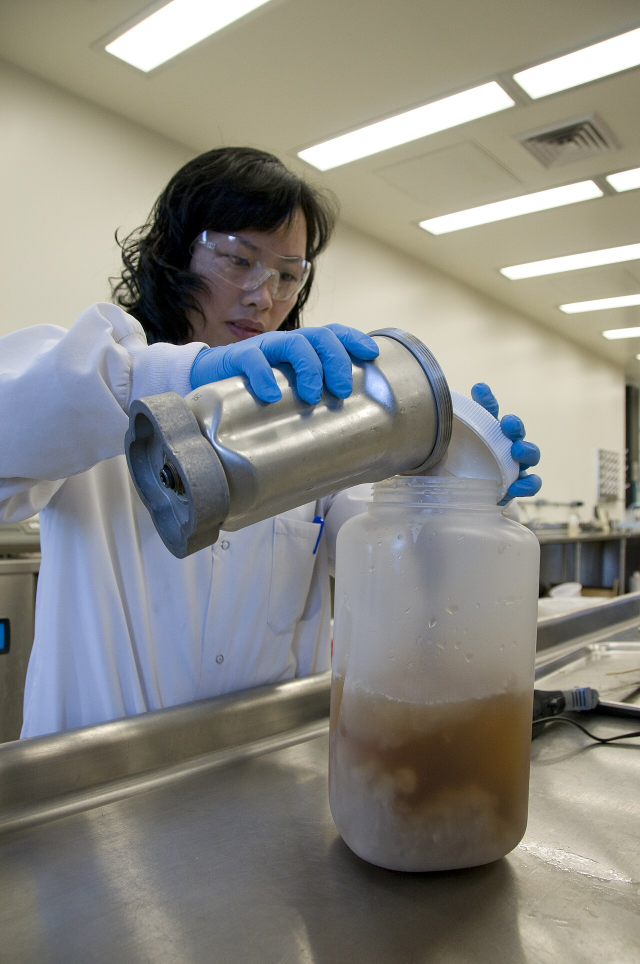
#> input picture data/test/t01_fda_lab_full_ppe.jpg, 1280 x 1927 px (shown at 1/2 size); its folder holds only this picture in this run
$ python screen_dirty_graphics.py --dir ../data/test
#> lines starting #> are read from the running program, lines starting #| are printed output that depends on the picture; after the words box and inside, x2 and y2 are one past the last pixel; in counts of white or black regions, pixels touching at a corner belong together
#!/usr/bin/env python
# -*- coding: utf-8 -*-
"""
screen_dirty_graphics.py —— 用图像特征自动筛查"非实拍脏图"（商品目录图/广告图/纯文字图）

背景：人工只看几何 flags 覆盖不到"商品图、广告图、报价单"这类域污染，
      这类图有明显统计特征，可以自动筛掉大部分，减少人工翻图量。

判据（基于 256x256 缩放后的 HSV / 局部方差 / 边缘密度）：
  1. graphic_white  商品目录图：白底占比高 + 大面积平坦区域
  2. graphic_color  广告图：单一色调占比高 + 大面积平坦区域
  3. blank_doc      纯文字/空白文档：白底占比极高 + 边缘极少

用法:
    python tools/screen_dirty_graphics.py --class mask                      # 干跑，只出清单
    python tools/screen_dirty_graphics.py --class mask --thumbs outputs/x  # 同时导出缩略图版
    python tools/screen_dirty_graphics.py --class mask --apply              # 生成剔除索引（配合 remove_bad_images.py）
"""
from __future__ import annotations

import argparse
import sys
from pathlib import Path

import cv2
import numpy as np

ROOT = Path(__file__).resolve().parent.parent
DS = ROOT / "data" / "lab_ppe"
NAMES = ["mask", "gloves", "lab_coat", "goggles"]


def imread_unicode(p: Path):
    """cv2.imread 不支持中文路径，用 imdecode 兜底。"""
    try:
        data = np.fromfile(str(p), dtype=np.uint8)
        return cv2.imdecode(data, cv2.IMREAD_COLOR)
    except Exception:
        return None


def image_stats(img) -> dict:
    small = cv2.resize(img, (256, 256), interpolation=cv2.INTER_AREA)
    hsv = cv2.cvtColor(small, cv2.COLOR_BGR2HSV)
    h = hsv[..., 0]
    s = hsv[..., 1].astype(np.float32) / 255.0
    v = hsv[..., 2].astype(np.float32) / 255.0

    near_white = (s < 0.18) & (v > 0.82)
    white_ratio = float(near_white.mean())

    sat = s > 0.40
    if sat.sum() > 50:
        hist = np.bincount((h[sat] // 30).astype(np.int32), minlength=6)
        dom_ratio = float(hist.max() / sat.sum())
    else:
        dom_ratio = 0.0

    gray = cv2.cvtColor(small, cv2.COLOR_BGR2GRAY).astype(np.float32)
    mu = cv2.blur(gray, (5, 5))
    mu2 = cv2.blur(gray * gray, (5, 5))
    var = np.clip(mu2 - mu * mu, 0, None)
    flat_ratio = float((var < 12).mean())

    edges = cv2.Canny(gray.astype(np.uint8), 80, 180)
    edge_ratio = float((edges > 0).mean())

    return dict(white=white_ratio, dom=dom_ratio, flat=flat_ratio, edge=edge_ratio)


def classify(st: dict) -> str | None:
    # 1. 商品目录图：白底占比很高 + 绝大部分区域平坦（排版图特征）
    if st["white"] > 0.50 and st["flat"] > 0.60:
        return "graphic_white"
    # 2. 广告/排版图：单色调主导且近乎全图平坦（照片必有纹理起伏，不会全平）
    if st["dom"] > 0.55 and st["flat"] > 0.62:
        return "graphic_color"
    # 3. 纯文字/空白文档
    if st["white"] > 0.45 and st["edge"] < 0.02:
        return "blank_doc"
    return None


def iter_labeled(cls_id: int, splits: list[str]):
    for sp in splits:
        for lp in sorted((DS / "labels" / sp).glob("*.txt")):
            lines = [l for l in lp.read_text(encoding="utf-8").splitlines() if l.strip()]
            if any(l.split()[0] in (str(cls_id), f"{cls_id}.0") for l in lines):
                yield sp, lp


def extra_stats(img) -> dict:
    """额外指标：亮度（域偏移参考）、彩色度（识黑白老照片）。"""
    small = cv2.resize(img, (256, 256), interpolation=cv2.INTER_AREA)
    v = cv2.cvtColor(small, cv2.COLOR_BGR2HSV)[..., 2].astype(np.float32) / 255.0
    b, g, r = small[..., 0].astype(np.float32), small[..., 1].astype(np.float32), small[..., 2].astype(np.float32)
    colorf = float((np.abs(r - g).mean() + np.abs(g - b).mean() + np.abs(r - b).mean()) / 3.0)
    return dict(bright=float(v.mean()), colorf=colorf)


def scan_raw(d: Path, tsv_out: Path | None) -> int:
    """裸目录模式：筛查一批**未标注**候选图（网页采集池、B1 自采原片等）。"""
    exts = {".jpg", ".jpeg", ".png", ".JPG", ".JPEG", ".PNG"}
    imgs = sorted(p for p in d.iterdir() if p.suffix.lower() in {e.lower() for e in exts})
    print(f"[筛查/裸目录] {d}")
    print(f"  受检图片 {len(imgs)} 张")

    rows, hits, unread = [], {}, []
    gray_like = []
    for p in imgs:
        img = imread_unicode(p)
#> in imread_unicode, returned value is the input picture: shape (1927, 1280, 3); mean B, G, R 129.7, 135.9, 137.1
        if img is None:
            unread.append(p.name)
            rows.append((p.name, 0, 0, 0.0, 0.0, 0.0, 0.0, 0.0, 0.0, "unreadable"))
            continue
        h, w = img.shape[:2]
        st = image_stats(img)
        ex = extra_stats(img)
        tag = classify(st)
        if tag is None and ex["colorf"] < 6.0:
            tag = "grayscale_like"
            gray_like.append(p.name)
        if tag:
            hits.setdefault(tag, []).append(p.name)
        rows.append((p.name, w, h, round(ex["bright"], 4), round(ex["colorf"], 3),
                     round(st["white"], 4), round(st["dom"], 4),
                     round(st["flat"], 4), round(st["edge"], 4), tag or "ok"))

    for tag, files in sorted(hits.items()):
        print(f"  {tag}: {len(files)} 张")
    n_hit = sum(len(v) for v in hits.values())
    print(f"  合计可疑 {n_hit} 张（{n_hit/max(len(imgs),1):.1%}）")
    if unread:
        print(f"  无法读取 {len(unread)} 张")

    if tsv_out:
        tsv_out.parent.mkdir(parents=True, exist_ok=True)
        hdr = ["name", "width", "height", "bright", "colorf",
               "white", "dom", "flat", "edge", "flag"]
        with tsv_out.open("w", encoding="utf-8", newline="") as f:
            f.write("\t".join(hdr) + "\n")
            for r in rows:
                f.write("\t".join(str(x) for x in r) + "\n")
        print(f"[明细] {tsv_out}")

    if hits:
        out = d.parent / "flags_dirty_raw.txt"
        allf = sorted(f for v in hits.values() for f in v)
        tag_of = {f: t for t, files in hits.items() for f in files}
        out.write_text(
            "# 裸目录脏图筛查命中（非实拍/黑白老照片）\n" +
            "\n".join(f"{i+1}\t{f}\tdirty:{tag_of[f]}" for i, f in enumerate(allf)) + "\n",
            encoding="utf-8")
        print(f"[清单] {out}")
    return 0


def main() -> int:
    ap = argparse.ArgumentParser()
    ap.add_argument("--class", dest="cls", default="", help="类名或 id：mask/gloves/lab_coat/goggles（数据集模式必填）")
    ap.add_argument("--splits", default="train,valid,test")
    ap.add_argument("--dir", default="", help="裸目录模式：直接筛查该目录下所有图片（无需标注）")
    ap.add_argument("--tsv", default="", help="裸目录模式：输出逐图指标明细 TSV")
    ap.add_argument("--thumbs", default="", help="导出命中图的缩略图版目录（可选）")
    ap.add_argument("--out", default="", help="剔除索引输出路径（默认 data/flags_dirty_<class>.txt）")
    ap.add_argument("--apply", action="store_true", help="写出剔除索引（不移动文件，移动用 remove_bad_images.py）")
    args = ap.parse_args()

    if args.dir:
        return scan_raw(Path(args.dir),
                        Path(args.tsv) if args.tsv else None)
#> in image_stats, `hsv = cv2.cvtColor(small, cv2.COLOR_BGR2HSV)`: hsv: shape (256, 256, 3); mean H, S, V 47.4, 46.5, 145.7
#> in image_stats, `near_white = (s < 0.18) & (v > 0.82)`:
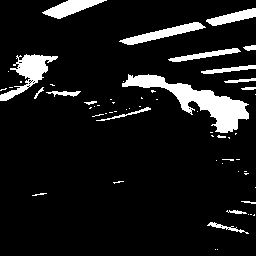
#> near_white: shape (256, 256) bool; 9.6% white; 60 white regions (42 under 20 px), largest, box (x1, y1, x2, y2) and area: (122, 74, 249, 133) 2288, (0, 54, 58, 101) 943, (119, 22, 206, 45) 644
#> in image_stats, `white_ratio = float(near_white.mean())`: white_ratio = 0.0962
#> in image_stats, `sat = s > 0.40`:
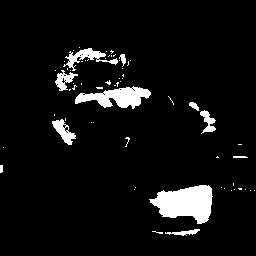
#> sat: shape (256, 256) bool; 6.2% white; 63 white regions (52 under 20 px), largest, box (x1, y1, x2, y2) and area: (149, 185, 213, 224) 1624, (75, 86, 151, 109) 955, (63, 48, 118, 71) 399
#> in image_stats, `hist = np.bincount((h[sat] // 30).astype(np.int32), minlength=6)`: hist = [1939, 45, 11, 1994, 89, 15]
#> in image_stats, `dom_ratio = float(hist.max() / sat.sum())`: dom_ratio = 0.487
#> in image_stats, `mu2 = cv2.blur(gray * gray, (5, 5))`:
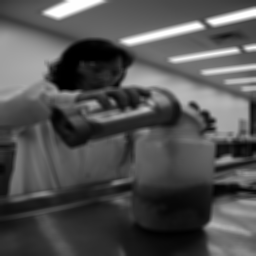
#> mu2: shape (256, 256) float32; min 1.72, max 65025, mean 21034.2; drawn with min black and max white
#> in image_stats, `var = np.clip(mu2 - mu * mu, 0, None)`:
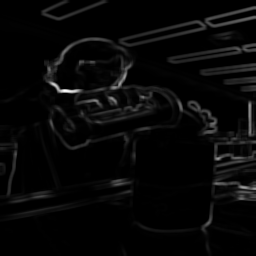
#> var: shape (256, 256) float32; min 0, max 9392.3, mean 297.7; drawn with min black and max white
#> in image_stats, `flat_ratio = float((var < 12).mean())`: flat_ratio = 0.392
#> in image_stats, `edges = cv2.Canny(gray.astype(np.uint8), 80, 180)`:
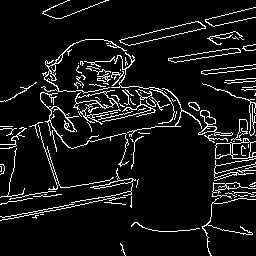
#> edges: shape (256, 256); 8.3% white in thin lines or dots
#> in image_stats, `edge_ratio = float((edges > 0).mean())`: edge_ratio = 0.0832
#> in scan_raw, `st = image_stats(img)`: st = {'white': 0.0962, 'dom': 0.487, 'flat': 0.392, 'edge': 0.0832}
#> in extra_stats, `b, g, r = small[..., 0].astype(np.float32), small[..., 1].astype(np.fl..`:
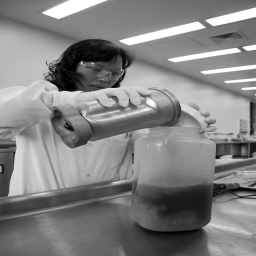
#> b: shape (256, 256) float32; min 0, max 255, mean 129.8
#> in extra_stats, `b, g, r = small[..., 0].astype(np.float32), small[..., 1].astype(np.fl..`:
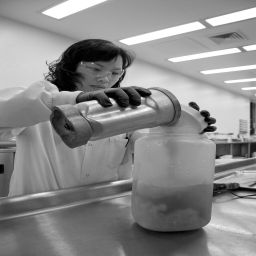
#> r: shape (256, 256) float32; min 0, max 255, mean 137.1
#> in extra_stats, `colorf = float((np.abs(r - g).mean() + np.abs(g - b).mean() + np.abs(r..`: colorf = 16.31
#> in scan_raw, `ex = extra_stats(img)`: ex = {'bright': 0.571, 'colorf': 16.31}
    if not args.cls:
        ap.error("需要 --class（数据集模式）或 --dir（裸目录模式）")

    tok = args.cls.strip().lower()
    cid = int(tok) if tok.isdigit() else NAMES.index(tok)
    splits = [s.strip() for s in args.splits.split(",") if s.strip()]

    hits: dict[str, list[str]] = {}
    total = 0
    for sp, lp in iter_labeled(cid, splits):
        img = imread_unicode(DS / "images" / sp / (lp.stem + ".jpg"))
        if img is None:  # 尝试其它扩展名
            for ext in (".png", ".jpeg", ".JPG", ".PNG"):
                img = imread_unicode(DS / "images" / sp / (lp.stem + ext))
                if img is not None:
                    break
        if img is None:
            continue
        total += 1
        tag = classify(image_stats(img))
        if tag:
            hits.setdefault(tag, []).append(f"{sp}/{lp.stem}")

    print(f"[筛查] 类别={NAMES[cid]}  受检图片 {total} 张")
    for tag, files in sorted(hits.items()):
        print(f"  {tag}: {len(files)} 张")
    n_hit = sum(len(v) for v in hits.values())
    print(f"  合计可疑 {n_hit} 张（{n_hit/max(total,1):.1%}）")

    # 剔除索引（按家族扩展交给 remove_bad_images.py，这里按文件列出）
    all_files = sorted(f for v in hits.values() for f in v)
    if all_files:
        tag_of = {f: t for t, files in hits.items() for f in files}
        out = Path(args.out) if args.out else (ROOT / "data" / f"flags_dirty_{NAMES[cid]}.txt")
        # ① 带编号的剔除索引（给 remove_bad_images.py 用）
        lines = [f"{i+1}\t{f}.jpg\tdirty:{tag_of[f]}" for i, f in enumerate(all_files)]
        out.write_text(f"# 自动筛查可疑脏图（非实拍：商品图/广告图/文档）\n" + "\n".join(lines) + "\n",
                       encoding="utf-8")
        # ② 无编号清单（给 make_contact_sheet.py --list 用）
        sheet = out.with_name(out.stem + "_sheet.txt")
        sheet.write_text("# 拼版用清单: split/文件名 <TAB> 标签\n" +
                         "\n".join(f"{f}.jpg\tdirty:{tag_of[f]}" for f in all_files) + "\n",
                         encoding="utf-8")
        print(f"[清单] {out}")
        print(f"[拼版清单] {sheet}")

    if args.thumbs and all_files:
        sys.path.insert(0, str(ROOT / "tools"))
        import importlib
        sheet_mod = importlib.import_module("make_contact_sheet")
        import subprocess
        subprocess.run([sys.executable, str(ROOT / "tools" / "make_contact_sheet.py"),
                        "--list", str(out), "--root", str(DS), "--only-class", NAMES[cid],
                        "--out", args.thumbs], check=False)
    return 0


if __name__ == "__main__":
    raise SystemExit(main())
#> (the program exits here)

$ run again, on data/test/t02_arsenic_lab.jpg
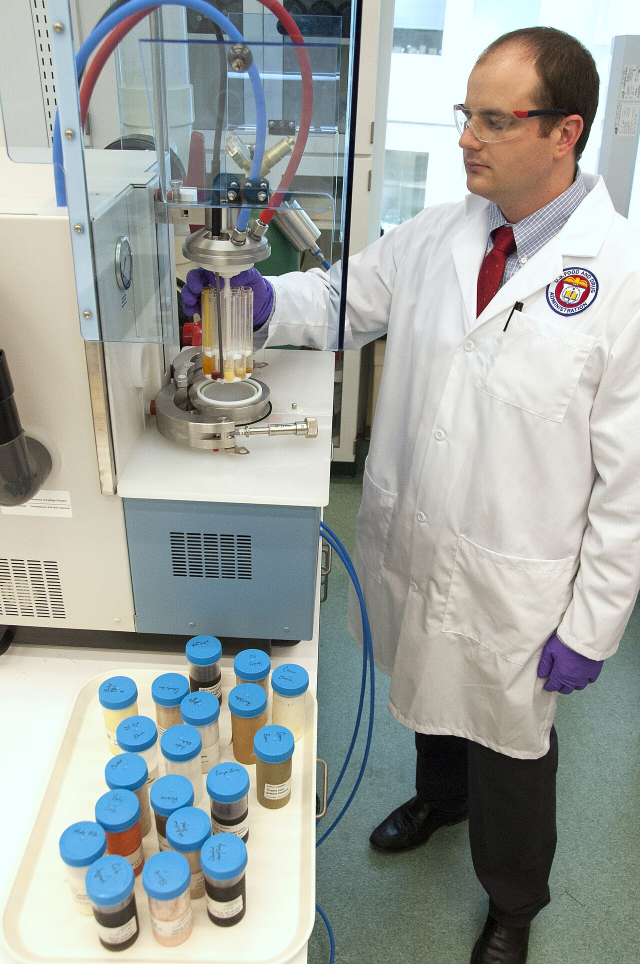
#> input picture data/test/t02_arsenic_lab.jpg, 1280 x 1928 px (shown at 1/2 size)
#> in imread_unicode, returned value is the input picture: shape (1928, 1280, 3); mean B, G, R 160.8, 164.7, 159.1
#> hsv: shape (256, 256, 3); mean H, S, V 56.1, 41.2, 173.6
#> in image_stats, `near_white = (s < 0.18) & (v > 0.82)`:
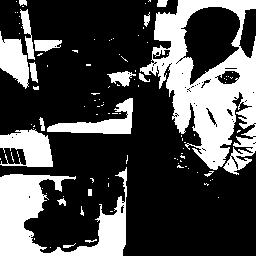
#> near_white: shape (256, 256) bool; 29.8% white; 104 white regions (84 under 20 px), largest, box (x1, y1, x2, y2) and area: (140, 0, 256, 175) 9407, (0, 167, 127, 256) 5024, (0, 129, 53, 167) 1355
#> white_ratio = 0.298
#> sat: shape (256, 256) bool; 9.5% white; 70 white regions (46 under 20 px), largest, box (x1, y1, x2, y2) and area: (24, 190, 99, 240) 1633, (185, 10, 234, 58) 1221, (83, 172, 118, 215) 697
#> hist = [1836, 3, 12, 3605, 438, 347]
#> dom_ratio = 0.578
#> flat_ratio = 0.245
#> edges: shape (256, 256); 13.4% white in thin lines or dots
#> edge_ratio = 0.134
#> st = {'white': 0.298, 'dom': 0.578, 'flat': 0.245, 'edge': 0.134}
#> in extra_stats, `b, g, r = small[..., 0].astype(np.float32), small[..., 1].astype(np.fl..`:
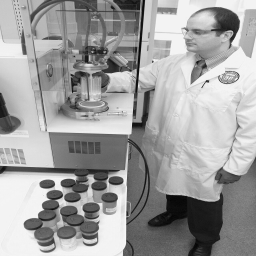
#> r: shape (256, 256) float32; min 5, max 247, mean 159.1
#> colorf = 17.24
#> ex = {'bright': 0.681, 'colorf': 17.24}
